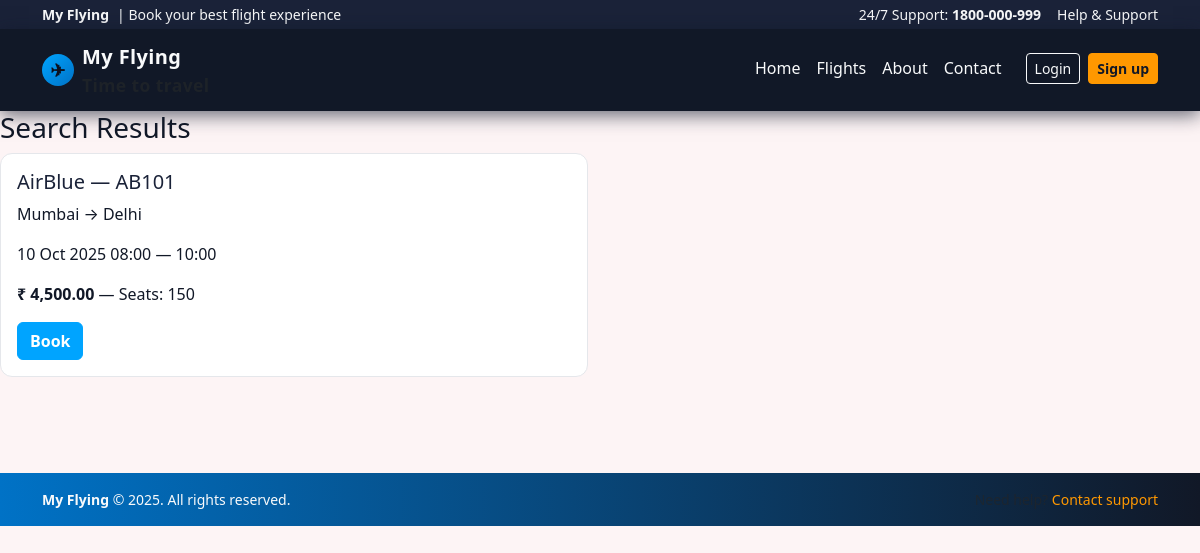
The app's page /flight_search.php?from=Mumbai with its own data.
### tables this page shows
CREATE TABLE flights (
  id INT AUTO_INCREMENT PRIMARY KEY,
  airline VARCHAR(100) NOT NULL,
  flight_no VARCHAR(50) NOT NULL,
  from_city VARCHAR(100) NOT NULL,
  to_city VARCHAR(100) NOT NULL,
  depart DATETIME NOT NULL,
  arrive DATETIME NOT NULL,
  price DECIMAL(10,2) NOT NULL,
  seats_total INT NOT NULL DEFAULT 100,
  seats_available INT NOT NULL DEFAULT 100,
  created_at TIMESTAMP DEFAULT CURRENT_TIMESTAMP
);

### config.php (called while the page is built, shortened)
<?php
function e($s){ return htmlspecialchars((string)$s, ENT_QUOTES, 'UTF-8'); }
?>

### flight_search.php (the view, shortened to what this page needs)
<?php
require 'inc/header.php';
$from = $_GET['from'] ?? '';
$q = "SELECT * FROM flights WHERE 1=1";
$params = [];
$types = '';
if($from !== ''){
  $q .= " AND from_city LIKE ?";
  $params[] = "%$from%"; $types .= 's';
}
$q .= " ORDER BY depart ASC LIMIT 100";
$stmt = $mysqli->prepare($q);
if($params){
  $stmt->bind_param($types, ...$params);
}
$stmt->execute();
$res = $stmt->get_result();
?>
<h3>Search Results</h3>
<?php if($res->num_rows===0): ?>
  <div class="alert alert-warning">No flights found.</div>
<?php else: ?>
  <div class="row gy-3">
    <?php while($f = $res->fetch_assoc()): ?>
      <div class="col-md-6">
        <div class="card">
          <div class="card-body">
            <h5><?=e($f['airline'])?> — <?=e($f['flight_no'])?></h5>
            <p><?=e($f['from_city'])?> → <?=e($f['to_city'])?></p>
            <p><?=date('d M Y H:i', strtotime($f['depart']))?> — <?=date('H:i', strtotime($f['arrive']))?></p>
            <p><strong>₹ <?=number_format($f['price'],2)?></strong> — Seats: <?=e($f['seats_available'])?></p>
            <a href="/flying/book_flight.php?flight_id=<?=e($f['id'])?>" class="btn btn-primary">Book</a>
          </div>
        </div>
      </div>
    <?php endwhile; ?>
  </div>
<?php endif; ?>
<?php require 'inc/footer.php'; ?>

### style.css (style rules this page uses)
:root { --color-bg: #fdf4f5; --color-primary: #00a4ff; --color-primary-dark: #0072c6; --color-accent: #ff9800; --color-accent-dark: #f57c00; --color-header-dark: #1a2238; --color-header-darker: #111827; --color-text: #111827; --color-light: #f9fafb; --color-muted: #9ca3af; --color-advantages-bg: #ffe4ec; }
body { min-height: 100vh; margin: 0; font-family: system-ui, -apple-system, BlinkMacSystemFont, "Segoe UI", sans-serif; background: var(--color-bg); color: var(--color-text); }
.card { background: #ffffff; border-radius: 0.75rem; border: 1px solid #e5e7eb; color: var(--color-text); }
.card h3, .card h4, .card h5 { color: var(--color-header-dark); }
.btn-primary { background: var(--color-primary); border-color: var(--color-primary); font-weight: 600; }

### records on screen
flights: airline "AirBlue", flight_no "AB101", from_city "Mumbai", to_city "Delhi", depart "10 Oct 2025 08:00", arrive "10:00", price "4,500.00", seats_available "150"
